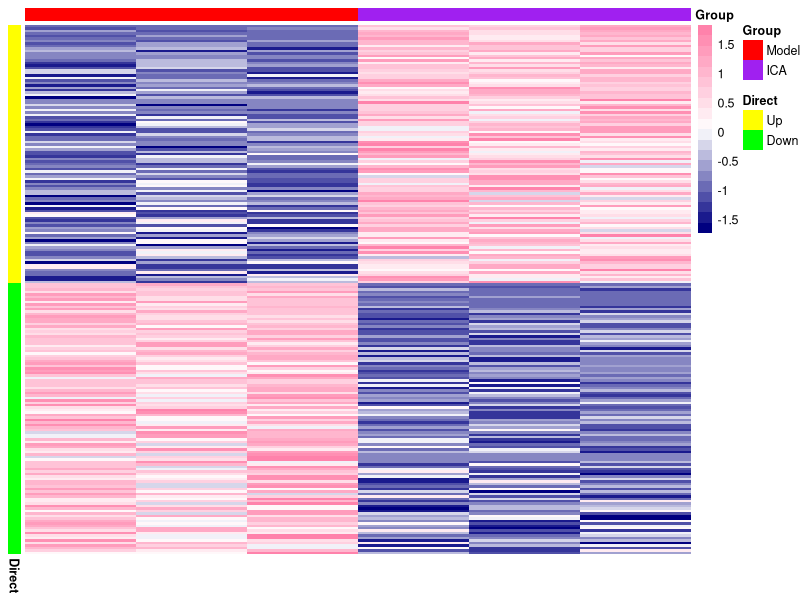

Source code (R):


library(limma)
library(pheatmap)
library(gplots)



plotdata=read.table("heatmap.txt",sep="\t",header=T,check.names=F,row.names = 1)
up=read.table("up.xls",header=T,stringsAsFactors = F,sep = "\t")

# rownames(up) <- up[, 1]
# up<-up[,-1]

down=read.table("down.xls",header=T,stringsAsFactors = F,sep = "\t")

annCol <- data.frame(Group = rep(c("Model","ICA"),c(3,3)),
                     row.names = colnames(plotdata),
                     stringsAsFactors = F)

annRow <- data.frame(Direct = rep(c("Up","Down"),c(length(up$X),length(down$X))),
                     row.names = c(up$X,down$X),
                     stringsAsFactors = F)

annColors <- list("Group"=c("Model"="red",
                            "ICA"="purple"),
                  "Direct"=c("Up"="yellow",
                             "Down"="green"))

plotdata <- plotdata[c(up$X,down$X),]
plotdata <- t(scale(t(plotdata)))
plotdata[plotdata > 5] <- 5
plotdata[plotdata < -5] <- -5

pdf(file="2.Heatmap.pdf",width = 8,height = 8)
pheatmap(plotdata, 
         scale = "none",
         annotation_row=annRow, 
         annotation_col=annCol, 
         annotation_colors = annColors,
         color = colorRampPalette(c("navy", "white", "palevioletred1"))(20),
         #color = greenred(64),
         fontsize_row=7,
         fontsize_col=5,
         fontsize=9,
         cluster_cols = FALSE,
         cluster_rows = FALSE,
         show_colnames = F,
         show_rownames = F)
dev.off()
